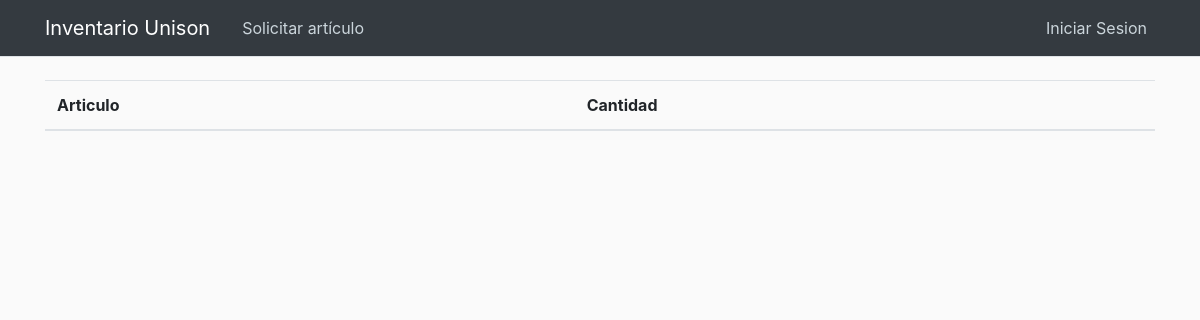
The page /movements/movement_info/9/ on the database as committed earlier.
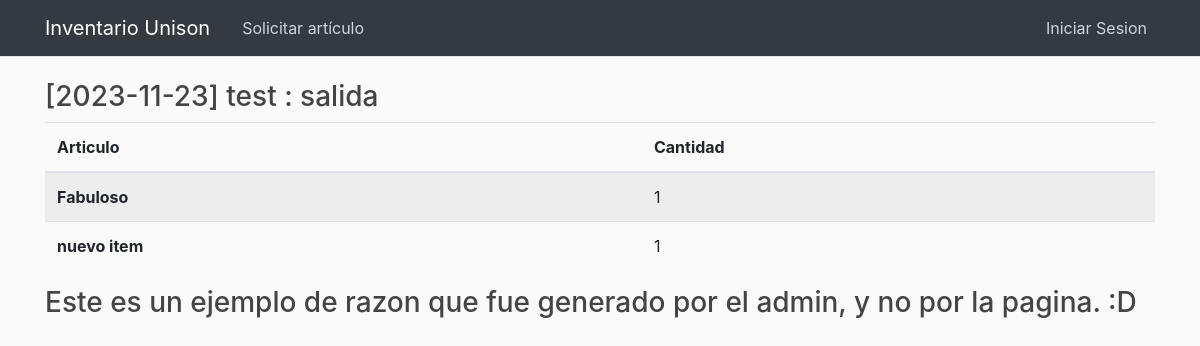
The same page on the database as committed later.
### inventory/models.py (models this page shows, shortened)
class Order(models.Model):
    item = models.ForeignKey(Item, on_delete=models.CASCADE)
    quantity = models.IntegerField(default=1)
    report = models.ForeignKey(Report, on_delete=models.CASCADE)
    def __str__(self):
        return f"[{self.report}] {self.item.name} : {self.quantity}"

class Report(models.Model):
    TYPE_MOVEMENT = [
        ('entrada', 'Entrada'),
        ('salida', 'Salida'),
    ]
    date = models.DateField(default=timezone.now)
    movement = models.CharField(max_length=10, choices=TYPE_MOVEMENT)
    user = models.ForeignKey(User, on_delete=models.CASCADE)
    reason = models.TextField(blank=True, null=True)
    def __str__(self):
        return f"[{self.date}] {self.user.username} : {self.movement}"

class Item(models.Model):
    CATEGORY_CHOICES = [
        ('papeleria', 'Papelería'),
        ('limpieza', 'Limpieza'),
        ('plomeria', 'Plomería'),
        ('electricidad', 'Electricidad'),
    ]
    UNIT_CHOICES = [
        ('paquete', 'Paquete'),
        ('block', 'Block'),
        ('individual', 'Individual'),
        ('caja', 'Caja'),
    ]
    name = models.CharField(max_length=255)
    image = models.ImageField(default='default_item.jpg', upload_to='item_pics')
    id = models.AutoField(primary_key=True)
    category = models.CharField(max_length=20, choices=CATEGORY_CHOICES)
    description = models.TextField()
    unit_type = models.CharField(max_length=20, choices=UNIT_CHOICES)
    unit_price = models.DecimalField(max_digits=10, decimal_places=2)
    stock = models.IntegerField(default=0)
    low_stock_threshold = models.IntegerField(default=10)
    unison = models.BooleanField(default=True)

### inventory/views.py (the view)
# urls.py: path('movements/movement_info/<int:movement_id>/', views.movement_info, name='movement_info'),
def movement_info(request, movement_id):
    orders = Order.objects.filter(report_id=movement_id)
    print(orders.all())
    return render(request, 'inventory/movement_info.html', {'title': 'Movement Info', 'orders': orders})

### inventory/templates/inventory/movement_info.html
{% extends "base.html" %}
{% load crispy_forms_filters %}
{% load crispy_forms_tags %}
{% block content %}
    <h3>{{ orders.first.report }}</h3>
    <table class="table table-striped">
        <thead>
        <tr>
            <th scope="col">Articulo</th>
            <th scope="col">Cantidad</th>
        </tr>
        </thead>
        <tbody>
        {% for order in orders %}
            <tr>
                <th scope="row">
                    {{ order.item.name }}
                </th>
                <td> {{ order.quantity }}</td>
            </tr>
        {% endfor %}
        </tbody>
    </table>
    <h3>{{ orders.first.report.reason }}</h3>
{% endblock content %}

Rows that differ between the two databases and show on the page:
added Order: first.report "[2023-11-23] test : salida", item.name "Fabuloso", quantity "1", first.report.reason "Este es un ejemplo de razon que fue generado por el admin, y no por la pagina. :D"
added Order: item.name "nuevo item", quantity "1"
